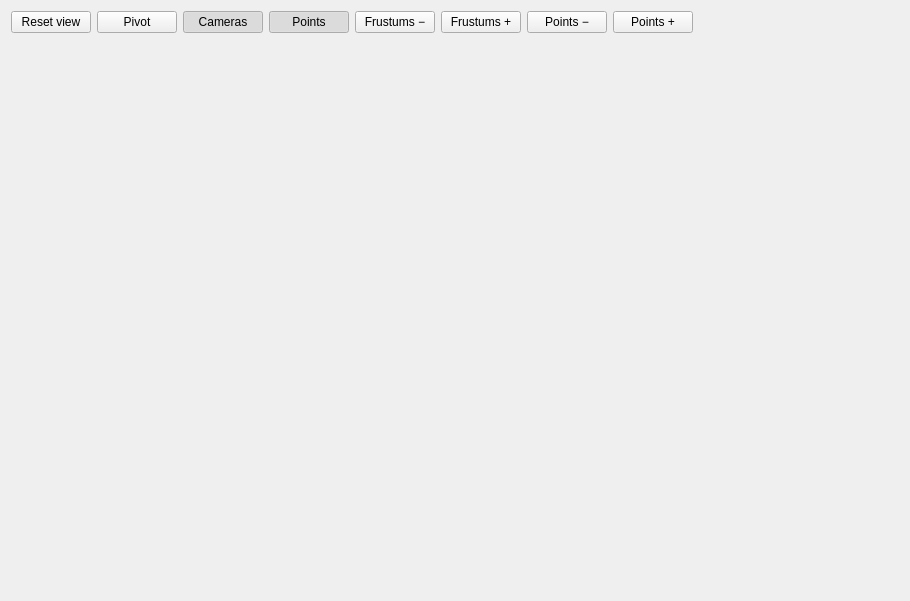
<?xml version="1.0" encoding="UTF-8"?>
<ui version="4.0">
 <class>AT3dRenderWidget</class>
 <widget class="QWidget" name="AT3dRenderWidget">
  <property name="geometry">
   <rect>
    <x>0</x>
    <y>0</y>
    <width>910</width>
    <height>601</height>
   </rect>
  </property>
  <property name="windowTitle">
   <string>Form</string>
  </property>
  <layout class="QVBoxLayout" name="verticalLayout" stretch="0,1">
   <item>
    <layout class="QHBoxLayout" name="horizontalLayout">
     <item>
      <widget class="QPushButton" name="pushButton_home">
       <property name="text">
        <string>Reset view</string>
       </property>
       <property name="toolTip">
        <string>Reset camera and scene transform to default</string>
       </property>
      </widget>
     </item>
     <item>
      <widget class="QPushButton" name="pushButton_showBall">
       <property name="text">
        <string>Pivot</string>
       </property>
       <property name="checkable">
        <bool>true</bool>
       </property>
       <property name="toolTip">
        <string>Show the rotation pivot (draggable ball)</string>
       </property>
      </widget>
     </item>
     <item>
      <widget class="QPushButton" name="pushButton_showCamera">
       <property name="text">
        <string>Cameras</string>
       </property>
       <property name="checkable">
        <bool>true</bool>
       </property>
       <property name="checked">
        <bool>true</bool>
       </property>
       <property name="toolTip">
        <string>Show camera frustums</string>
       </property>
      </widget>
     </item>
     <item>
      <widget class="QPushButton" name="pushButton_showVertex">
       <property name="text">
        <string>Points</string>
       </property>
       <property name="checkable">
        <bool>true</bool>
       </property>
       <property name="checked">
        <bool>true</bool>
       </property>
       <property name="toolTip">
        <string>Show sparse 3D points</string>
       </property>
      </widget>
     </item>
     <item>
      <widget class="QPushButton" name="pushButton_cameraSmaller">
       <property name="text">
        <string>Frustums −</string>
       </property>
       <property name="toolTip">
        <string>Smaller camera frustum glyphs (visualization only)</string>
       </property>
      </widget>
     </item>
     <item>
      <widget class="QPushButton" name="pushButton_cameraBigger">
       <property name="text">
        <string>Frustums +</string>
       </property>
       <property name="toolTip">
        <string>Larger camera frustum glyphs (visualization only)</string>
       </property>
      </widget>
     </item>
     <item>
      <widget class="QPushButton" name="pushButton_vertexSmaller">
       <property name="text">
        <string>Points −</string>
       </property>
       <property name="toolTip">
        <string>Smaller point size</string>
       </property>
      </widget>
     </item>
     <item>
      <widget class="QPushButton" name="pushButton_vertexBigger">
       <property name="text">
        <string>Points +</string>
       </property>
       <property name="toolTip">
        <string>Larger point size</string>
       </property>
      </widget>
     </item>
     <item>
      <spacer name="horizontalSpacer">
       <property name="orientation">
        <enum>Qt::Horizontal</enum>
       </property>
       <property name="sizeHint" stdset="0">
        <size>
         <width>40</width>
         <height>20</height>
        </size>
       </property>
      </spacer>
     </item>
    </layout>
   </item>
   <item>
    <widget class="insight::render::RenderWidget" name="widget" native="true"/>
   </item>
  </layout>
 </widget>
 <customwidgets>
  <customwidget>
   <class>insight::render::RenderWidget</class>
   <extends>QWidget</extends>
   <header>render/render_widget.h</header>
   <container>1</container>
  </customwidget>
 </customwidgets>
 <resources/>
 <connections/>
</ui>
